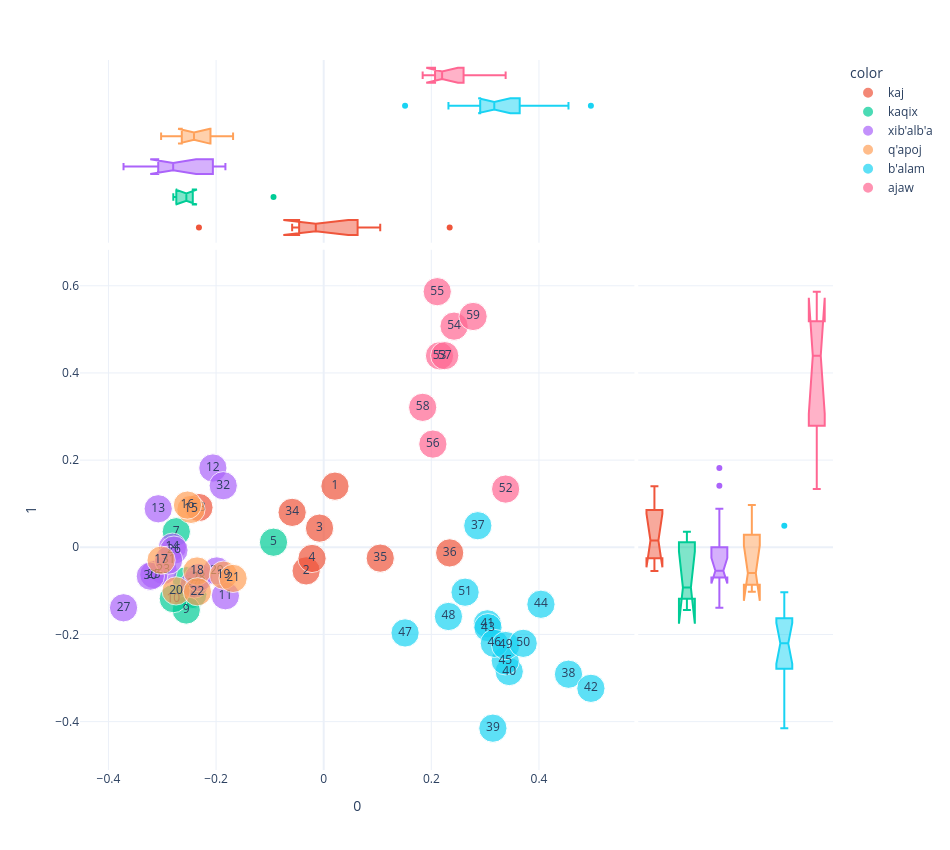
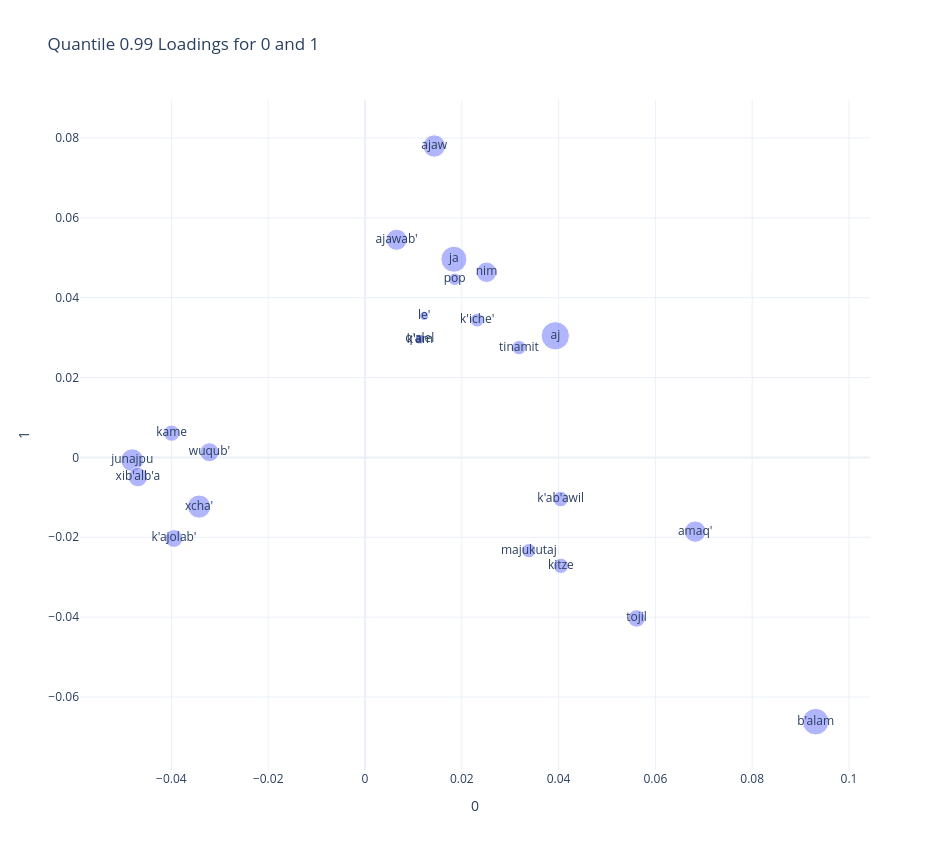

The cell these charts' notebook holds for them, in order:
### Code cell
plot_pca(0,1)

### Figure 1 — Plotly figure (JSON) as saved in the notebook; plotly's stock layout.template omitted (floating-point values rounded to 4 significant figures)
{"data": [{"hovertemplate": "color=kaj<br>0=%{x}<br>1=%{y}<br>size=%{marker.size}<br>chunk_id=%{text}<extra></extra>", "legendgroup": "kaj", "marker": {"color": "#EF553B", "size": [1, 1, 1, 1, 1, 1, 1, 1], "sizemode": "area", "sizeref": 0.0025, "symbol": "circle"}, "mode": "markers+text", "name": "kaj", "orientation": "v", "showlegend": true, "text": [1.0, 2.0, 3.0, 4.0, 33.0, 34.0, 35.0, 36.0], "type": "scatter", "x": [0.02092, -0.03266, -0.007757, -0.02167, -0.2318, -0.05866, 0.105, 0.2341], "xaxis": "x", "y": [0.1403, -0.05412, 0.04396, -0.0256, 0.09123, 0.08012, -0.02488, -0.01284], "yaxis": "y"}, {"alignmentgroup": "True", "hovertemplate": "color=kaj<br>0=%{x}<extra></extra>", "legendgroup": "kaj", "marker": {"color": "#EF553B", "symbol": "circle"}, "name": "kaj", "notched": true, "offsetgroup": "kaj", "showlegend": false, "type": "box", "x": [0.02092, -0.03266, -0.007757, -0.02167, -0.2318, -0.05866, 0.105, 0.2341], "xaxis": "x3", "yaxis": "y3"}, {"alignmentgroup": "True", "hovertemplate": "color=kaj<br>1=%{y}<extra></extra>", "legendgroup": "kaj", "marker": {"color": "#EF553B", "symbol": "circle"}, "name": "kaj", "notched": true, "offsetgroup": "kaj", "showlegend": false, "type": "box", "xaxis": "x2", "y": [0.1403, -0.05412, 0.04396, -0.0256, 0.09123, 0.08012, -0.02488, -0.01284], "yaxis": "y2"}, {"hovertemplate": "color=kaqix<br>0=%{x}<br>1=%{y}<br>size=%{marker.size}<br>chunk_id=%{text}<extra></extra>", "legendgroup": "kaqix", "marker": {"color": "#00cc96", "size": [1, 1, 1, 1, 1, 1], "sizemode": "area", "sizeref": 0.0025, "symbol": "circle"}, "mode": "markers+text", "name": "kaqix", "orientation": "v", "showlegend": true, "text": [5.0, 6.0, 7.0, 8.0, 9.0, 10.0], "type": "scatter", "x": [-0.09327, -0.255, -0.2739, -0.2433, -0.2554, -0.2795], "xaxis": "x", "y": [0.01166, -0.0767, 0.03572, -0.1081, -0.1439, -0.1178], "yaxis": "y"}, {"alignmentgroup": "True", "hovertemplate": "color=kaqix<br>0=%{x}<extra></extra>", "legendgroup": "kaqix", "marker": {"color": "#00cc96", "symbol": "circle"}, "name": "kaqix", "notched": true, "offsetgroup": "kaqix", "showlegend": false, "type": "box", "x": [-0.09327, -0.255, -0.2739, -0.2433, -0.2554, -0.2795], "xaxis": "x3", "yaxis": "y3"}, {"alignmentgroup": "True", "hovertemplate": "color=kaqix<br>1=%{y}<extra></extra>", "legendgroup": "kaqix", "marker": {"color": "#00cc96", "symbol": "circle"}, "name": "kaqix", "notched": true, "offsetgroup": "kaqix", "showlegend": false, "type": "box", "xaxis": "x2", "y": [0.01166, -0.0767, 0.03572, -0.1081, -0.1439, -0.1178], "yaxis": "y2"}, {"hovertemplate": "color=xib'alb'a<br>0=%{x}<br>1=%{y}<br>size=%{marker.size}<br>chunk_id=%{text}<extra></extra>", "legendgroup": "xib'alb'a", "marker": {"color": "#ab63fa", "size": [1, 1, 1, 1, 1, 1, 1, 1, 1, 1, 1, 1, 1, 1], "sizemode": "area", "sizeref": 0.0025, "symbol": "circle"}, "mode": "markers+text", "name": "xib'alb'a", "orientation": "v", "showlegend": true, "text": [11.0, 12.0, 13.0, 14.0, 23.0, 24.0, 25.0, 26.0, 27.0, 28.0, 29.0, 30.0, 31.0, 32.0], "type": "scatter", "x": [-0.1827, -0.206, -0.3075, -0.2811, -0.2983, -0.2407, -0.3156, -0.2783, -0.372, -0.2324, -0.1987, -0.3222, -0.2882, -0.1867], "xaxis": "x", "y": [-0.1112, 0.1819, 0.08833, 0.0002512, -0.05321, -0.08439, -0.0626, -0.006452, -0.1388, -0.06946, -0.05426, -0.06619, -0.02944, 0.1413], "yaxis": "y"}, {"alignmentgroup": "True", "hovertemplate": "color=xib'alb'a<br>0=%{x}<extra></extra>", "legendgroup": "xib'alb'a", "marker": {"color": "#ab63fa", "symbol": "circle"}, "name": "xib'alb'a", "notched": true, "offsetgroup": "xib'alb'a", "showlegend": false, "type": "box", "x": [-0.1827, -0.206, -0.3075, -0.2811, -0.2983, -0.2407, -0.3156, -0.2783, -0.372, -0.2324, -0.1987, -0.3222, -0.2882, -0.1867], "xaxis": "x3", "yaxis": "y3"}, {"alignmentgroup": "True", "hovertemplate": "color=xib'alb'a<br>1=%{y}<extra></extra>", "legendgroup": "xib'alb'a", "marker": {"color": "#ab63fa", "symbol": "circle"}, "name": "xib'alb'a", "notched": true, "offsetgroup": "xib'alb'a", "showlegend": false, "type": "box", "xaxis": "x2", "y": [-0.1112, 0.1819, 0.08833, 0.0002512, -0.05321, -0.08439, -0.0626, -0.006452, -0.1388, -0.06946, -0.05426, -0.06619, -0.02944, 0.1413], "yaxis": "y2"}, {"hovertemplate": "color=q'apoj<br>0=%{x}<br>1=%{y}<br>size=%{marker.size}<br>chunk_id=%{text}<extra></extra>", "legendgroup": "q'apoj", "marker": {"color": "#FFA15A", "size": [1, 1, 1, 1, 1, 1, 1, 1], "sizemode": "area", "sizeref": 0.0025, "symbol": "circle"}, "mode": "markers+text", "name": "q'apoj", "orientation": "v", "showlegend": true, "text": [15.0, 16.0, 17.0, 18.0, 19.0, 20.0, 21.0, 22.0], "type": "scatter", "x": [-0.2467, -0.2532, -0.3022, -0.2353, -0.1862, -0.2743, -0.1684, -0.2346], "xaxis": "x", "y": [0.08695, 0.09683, -0.02952, -0.05435, -0.06389, -0.1001, -0.07135, -0.102], "yaxis": "y"}, {"alignmentgroup": "True", "hovertemplate": "color=q'apoj<br>0=%{x}<extra></extra>", "legendgroup": "q'apoj", "marker": {"color": "#FFA15A", "symbol": "circle"}, "name": "q'apoj", "notched": true, "offsetgroup": "q'apoj", "showlegend": false, "type": "box", "x": [-0.2467, -0.2532, -0.3022, -0.2353, -0.1862, -0.2743, -0.1684, -0.2346], "xaxis": "x3", "yaxis": "y3"}, {"alignmentgroup": "True", "hovertemplate": "color=q'apoj<br>1=%{y}<extra></extra>", "legendgroup": "q'apoj", "marker": {"color": "#FFA15A", "symbol": "circle"}, "name": "q'apoj", "notched": true, "offsetgroup": "q'apoj", "showlegend": false, "type": "box", "xaxis": "x2", "y": [0.08695, 0.09683, -0.02952, -0.05435, -0.06389, -0.1001, -0.07135, -0.102], "yaxis": "y2"}, {"hovertemplate": "color=b'alam<br>0=%{x}<br>1=%{y}<br>size=%{marker.size}<br>chunk_id=%{text}<extra></extra>", "legendgroup": "b'alam", "marker": {"color": "#19d3f3", "size": [1, 1, 1, 1, 1, 1, 1, 1, 1, 1, 1, 1, 1, 1, 1], "sizemode": "area", "sizeref": 0.0025, "symbol": "circle"}, "mode": "markers+text", "name": "b'alam", "orientation": "v", "showlegend": true, "text": [37.0, 38.0, 39.0, 40.0, 41.0, 42.0, 43.0, 44.0, 45.0, 46.0, 47.0, 48.0, 49.0, 50.0, 51.0], "type": "scatter", "x": [0.2863, 0.4548, 0.3144, 0.3447, 0.3041, 0.4965, 0.3053, 0.4037, 0.3373, 0.317, 0.1512, 0.2318, 0.3382, 0.3707, 0.2627], "xaxis": "x", "y": [0.04948, -0.2912, -0.415, -0.2851, -0.1756, -0.3236, -0.1843, -0.1307, -0.2604, -0.2204, -0.1965, -0.1587, -0.2253, -0.2203, -0.103], "yaxis": "y"}, {"alignmentgroup": "True", "hovertemplate": "color=b'alam<br>0=%{x}<extra></extra>", "legendgroup": "b'alam", "marker": {"color": "#19d3f3", "symbol": "circle"}, "name": "b'alam", "notched": true, "offsetgroup": "b'alam", "showlegend": false, "type": "box", "x": [0.2863, 0.4548, 0.3144, 0.3447, 0.3041, 0.4965, 0.3053, 0.4037, 0.3373, 0.317, 0.1512, 0.2318, 0.3382, 0.3707, 0.2627], "xaxis": "x3", "yaxis": "y3"}, {"alignmentgroup": "True", "hovertemplate": "color=b'alam<br>1=%{y}<extra></extra>", "legendgroup": "b'alam", "marker": {"color": "#19d3f3", "symbol": "circle"}, "name": "b'alam", "notched": true, "offsetgroup": "b'alam", "showlegend": false, "type": "box", "xaxis": "x2", "y": [0.04948, -0.2912, -0.415, -0.2851, -0.1756, -0.3236, -0.1843, -0.1307, -0.2604, -0.2204, -0.1965, -0.1587, -0.2253, -0.2203, -0.103], "yaxis": "y2"}, {"hovertemplate": "color=ajaw<br>0=%{x}<br>1=%{y}<br>size=%{marker.size}<br>chunk_id=%{text}<extra></extra>", "legendgroup": "ajaw", "marker": {"color": "#FF6692", "size": [1, 1, 1, 1, 1, 1, 1, 1], "sizemode": "area", "sizeref": 0.0025, "symbol": "circle"}, "mode": "markers+text", "name": "ajaw", "orientation": "v", "showlegend": true, "text": [52.0, 53.0, 54.0, 55.0, 56.0, 57.0, 58.0, 59.0], "type": "scatter", "x": [0.3381, 0.2152, 0.2422, 0.211, 0.2029, 0.2249, 0.1839, 0.2776], "xaxis": "x", "y": [0.1336, 0.4393, 0.5074, 0.5865, 0.2368, 0.4397, 0.3211, 0.5296], "yaxis": "y"}, {"alignmentgroup": "True", "hovertemplate": "color=ajaw<br>0=%{x}<extra></extra>", "legendgroup": "ajaw", "marker": {"color": "#FF6692", "symbol": "circle"}, "name": "ajaw", "notched": true, "offsetgroup": "ajaw", "showlegend": false, "type": "box", "x": [0.3381, 0.2152, 0.2422, 0.211, 0.2029, 0.2249, 0.1839, 0.2776], "xaxis": "x3", "yaxis": "y3"}, {"alignmentgroup": "True", "hovertemplate": "color=ajaw<br>1=%{y}<extra></extra>", "legendgroup": "ajaw", "marker": {"color": "#FF6692", "symbol": "circle"}, "name": "ajaw", "notched": true, "offsetgroup": "ajaw", "showlegend": false, "type": "box", "xaxis": "x2", "y": [0.1336, 0.4393, 0.5074, 0.5865, 0.2368, 0.4397, 0.3211, 0.5296], "yaxis": "y2"}], "layout": {"height": 850, "legend": {"itemsizing": "constant", "title": {"text": "color"}, "tracegroupgap": 0}, "margin": {"t": 60}, "width": 950, "xaxis": {"anchor": "y", "domain": [0, 0.7363], "title": {"text": "0"}}, "xaxis2": {"anchor": "y2", "domain": [0.7413, 1], "matches": "x2", "showgrid": false, "showline": false, "showticklabels": false, "ticks": ""}, "xaxis3": {"anchor": "y3", "domain": [0, 0.7363], "matches": "x", "showgrid": true, "showticklabels": false}, "xaxis4": {"anchor": "y4", "domain": [0.7413, 1], "matches": "x2", "showgrid": false, "showline": false, "showticklabels": false, "ticks": ""}, "yaxis": {"anchor": "x", "domain": [0, 0.7326], "title": {"text": "1"}}, "yaxis2": {"anchor": "x2", "domain": [0, 0.7326], "matches": "y", "showgrid": true, "showticklabels": false}, "yaxis3": {"anchor": "x3", "domain": [0.7426, 1], "matches": "y3", "showgrid": false, "showline": false, "showticklabels": false, "ticks": ""}, "yaxis4": {"anchor": "x4", "domain": [0.7426, 1], "matches": "y3", "showgrid": true, "showline": false, "showticklabels": false, "ticks": ""}}}

### Figure 2 — Plotly figure (JSON) as saved in the notebook; plotly's stock layout.template omitted (floating-point values rounded to 4 significant figures)
{"data": [{"hovertemplate": "0=%{x}<br>1=%{y}<br>n=%{marker.size}<br>text=%{text}<extra></extra>", "legendgroup": "", "marker": {"color": "#636efa", "opacity": 0.5, "size": [219, 125, 193, 142, 66, 87, 72, 64, 56, 84, 99, 147, 103, 137, 122, 186, 27, 52, 24, 114, 42, 24, 56], "sizemode": "area", "sizeref": 0.5475, "symbol": "circle"}, "mode": "markers+text", "name": "", "orientation": "v", "showlegend": false, "text": ["aj", "amaq'", "b'alam", "junajpu", "k'ab'awil", "k'ajolab'", "kame", "kitze", "majukutaj", "tojil", "wuqub'", "xcha'", "xib'alb'a", "ajaw", "ajawab'", "ja", "k'am", "k'iche'", "le'", "nim", "pop", "q'alel", "tinamit"], "type": "scatter", "x": [0.03933, 0.06822, 0.09312, -0.04809, 0.04043, -0.03947, -0.03995, 0.04048, 0.03385, 0.05612, -0.03214, -0.03428, -0.04693, 0.0143, 0.006536, 0.01837, 0.01136, 0.02318, 0.01222, 0.02511, 0.01852, 0.01132, 0.03182], "xaxis": "x", "y": [0.03046, -0.01857, -0.06618, -0.0006986, -0.01043, -0.0203, 0.006071, -0.02714, -0.02335, -0.04032, 0.001298, -0.01231, -0.004926, 0.07799, 0.05451, 0.04963, 0.02953, 0.03437, 0.03546, 0.04638, 0.04461, 0.02966, 0.0275], "yaxis": "y"}], "layout": {"height": 850, "legend": {"itemsizing": "constant", "tracegroupgap": 0}, "title": {"text": "Quantile 0.99 Loadings for 0 and 1"}, "width": 950, "xaxis": {"anchor": "y", "domain": [0, 1], "title": {"text": "0"}}, "yaxis": {"anchor": "x", "domain": [0, 1], "title": {"text": "1"}}}}
